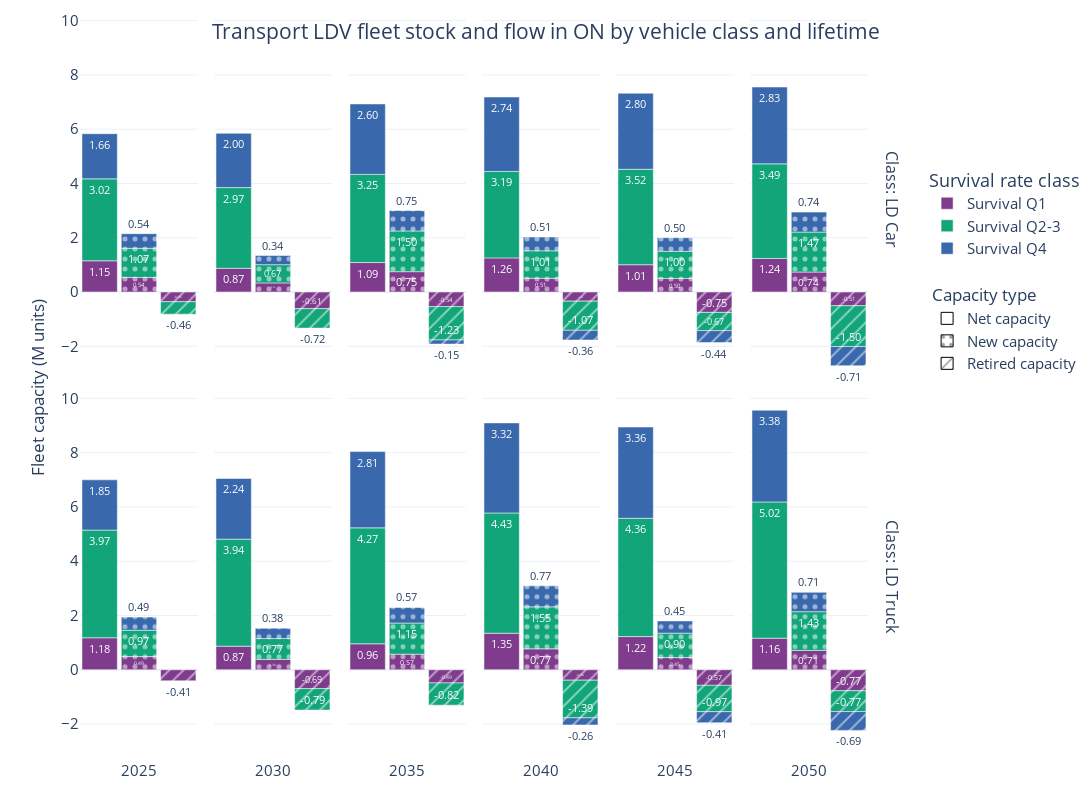

The code cell stored with this chart in its notebook:
### Code cell
def map_tech_survival(tech):
    if '_S25' in tech:
        return 'Survival Q1'
    if '_S75' in tech:
        return 'Survival Q4'
    else: return 'Survival Q2-3'

if 'lifetime' in db_name:
    net_cap['life'] = net_cap['tech'].apply(map_tech_survival)
    new_cap['life'] = new_cap['tech'].apply(map_tech_survival)
    ex_cap['life'] = ex_cap['tech'].apply(map_tech_survival)
    net_cap_group = net_cap.groupby(['mode', 'fuel', 'life', 'period'], as_index=False).sum('capacity').drop(columns='vintage').rename(columns={'period': 'vintage'})
    ex_cap_group = ex_cap.copy()
    ex_cap_group['vintage'] = 2021
    ex_cap_group = ex_cap_group.groupby(['mode', 'fuel', 'life', 'vintage', 'units'], as_index=False).sum('capacity')
    new_cap_group = new_cap.groupby(['mode', 'fuel', 'life', 'vintage'], as_index=False).sum('capacity')
    net_cap_group = net_cap_group[['mode', 'fuel', 'life', 'vintage', 'capacity']].rename(columns={'capacity': 'net capacity'})
    new_cap_group = new_cap_group[['mode', 'fuel', 'life', 'vintage', 'capacity']].rename(columns={'capacity': 'new capacity'})
    ex_cap_group = ex_cap_group[['mode', 'fuel', 'life', 'vintage', 'capacity']].rename(columns={'capacity': 'ex capacity'})

    merged_cap = net_cap_group.merge(new_cap_group, on=['mode', 'fuel', 'life', 'vintage'], how='left').merge(ex_cap_group, on=['mode', 'fuel', 'life', 'vintage'], how='left').fillna(0.)
    merged_cap = merged_cap.sort_values(by=['mode', 'fuel', 'life', 'vintage'])
    merged_cap['retired cap'] = 0.

    for _, group in merged_cap.groupby(['mode', 'fuel', 'life']):
        for i in range(1, len(group)):
            current_idx = group.index[i]
            previous_idx = group.index[i-1]

            # Calculate retired capacity as existing capacity + new capacity - net capacity of previous vintage
            merged_cap.loc[current_idx, 'retired cap'] = (
                merged_cap.loc[previous_idx, 'net capacity'] + 
                merged_cap.loc[current_idx, 'new capacity'] - 
                merged_cap.loc[current_idx, 'net capacity']
            )

    for _, group in merged_cap.groupby(['mode', 'fuel', 'life']):
        for i in range(1, len(group)):
            current_idx = group.index[i]
            previous_idx = group.index[i-1]

            # Fill the "ex capacity" for years after 2021 using the "net capacity" from the previous year
            merged_cap.loc[current_idx, 'ex capacity'] = merged_cap.loc[previous_idx, 'net capacity']

    merged_cap['retired cap'] = -merged_cap['retired cap']

    cap = merged_cap.melt(id_vars=['mode', 'fuel', 'life', 'vintage'],
                       value_vars=['net capacity', 'ex capacity', 'new capacity', 'retired cap'],
                       var_name='cap type', value_name='capacity')

    cap['capacity'] = cap['capacity'] / 1E3
    cap = cap[(abs(cap['capacity']) > 1e-3) & (
                                                (cap['mode'] == 'LD Car') |
                                                (cap['mode'] == 'LD Truck')
                                                ) & (cap['cap type'] != 'ex capacity')].reset_index(drop=True)
    cap['vintage'] = cap['vintage'].astype('str')

cap = cap.groupby(['mode', 'life', 'vintage', 'cap type'], as_index=False).sum('capacity')
fig = px.bar(cap[cap['vintage'] != "2021"], x='cap type', y='capacity', color='life', 
            pattern_shape='cap type', pattern_shape_sequence=["", ".", "/"],
            facet_col='vintage', facet_col_spacing=2E-2, 
            facet_row='mode', facet_row_spacing=1E-2,
            category_orders={"cap type": ["net capacity", "new capacity", "retired cap"],
                             "fuel": ['Gasoline', 'Diesel', 'CNG', 'BEV200', 'BEV300', 'BEV400', 'BEV500', 'HEV', 'PHEV20', 'PHEV50', 'FCEV'],
                             "life": ['Survival Q1', 'Survival Q2-3', 'Survival Q4']},
            # labels={'capacity': 'Fleet capacity (M units)', 'fuel': 'Fuel type'},
            template='plotly_white', orientation='v', color_discrete_sequence=px.colors.qualitative.Bold,
            text_auto='.2f',
            width=1200, height=800
            )

dummy_traces = [
    dict(
        name='',  # Empty legend
        x=[None], 
        y=[None], 
        marker=dict(color='rgba(0,0,0,0)'),
        showlegend=True,
        legendgroup='Blank',
        legendgrouptitle=None
    ),
    # dict(
    #     name=' ',  # Another empty legend
    #     x=[None], 
    #     y=[None], 
    #     marker=dict(color='rgba(0,0,0,0)'),
    #     showlegend=True,
    #     legendgroup='Blank',
    #     legendgrouptitle=None   
    # ),
    dict(
        name='Net capacity',
        x=[None], 
        y=[None], 
        marker=dict(
            color='rgba(0,0,0,0)',
            line=dict(color='black', width=1),  # Thin black border
            pattern_shape=""
        ),
        showlegend=True,
        legendgroup='Capacity type',
        legendgrouptitle=dict(text="Capacity type"),
    ),
    dict(
        name='New capacity',
        x=[None], 
        y=[None], 
        marker=dict(
            color='rgba(0,0,0,0)',
            line=dict(color='black', width=1),  # Thin black border
            pattern_shape="."
        ),
        showlegend=True,
        legendgroup='Capacity type',
        legendgrouptitle=None
    ),
    dict(
        name='Retired capacity',
        x=[None], 
        y=[None], 
        marker=dict(
            color='rgba(0,0,0,0)',
            line=dict(color='black', width=1),  # Thin black border
            pattern_shape="/"
        ),
        showlegend=True,
        legendgroup='Capacity type',
        legendgrouptitle=None
    )
]

for trace in dummy_traces:
    fig.add_bar(
        x=trace['x'], 
        y=trace['y'], 
        name=trace['name'], 
        marker=trace['marker'], 
        showlegend=trace['showlegend'],
        legendgroup=trace['legendgroup'],
        legendgrouptitle=trace['legendgrouptitle']
    )

fig.update_layout(
    margin=dict(
        t=10, b=10
    ),
    title=dict(
        text='Transport LDV fleet stock and flow in ON by vehicle class and lifetime',
        x=0.5, 
        y=0.97,
        xanchor='center',
        yanchor='top'
    ),
    yaxis_title_standoff=0,
    legend_title_text='Survival rate class',
    bargap=0.1,
    legend=dict(
        orientation='v',
        # entrywidth=50,
        yanchor='top',
        y=0.8,  
        xanchor='center',
        x=1.15),
    font=dict(
        size=15)
    )

fig.for_each_trace(lambda trace: trace.update(textfont=dict(size=11)))

# fig.update_xaxes(tickvals=["net capacity", "new capacity", "retired cap"],
#                  ticktext=["Net", "New", "Retired"], 
#                  tickangle=45
#                  )

for axis in fig.layout:
    if axis.startswith('xaxis'):
        fig.layout[axis].title.text = ''
        fig.layout[axis].showticklabels = False
    if axis.startswith('yaxis'):
        fig.layout[axis].title.text = ''
        fig.layout[axis].dtick = 2

for annotation in fig.layout.annotations:
    if 'mode' in annotation.text:
        annotation.text = 'Class: ' + annotation.text.split('=')[1]
        annotation.font.size = 16
        annotation.x = 1.01
        annotation.xanchor = 'center'
    else:
        annotation.text = annotation.text.split('=')[1]
        annotation.y = 0.005
        annotation.yanchor = 'top' 

shown_legends = set()
for trace in fig.data:
    trace.name = trace.name.split(",")[0]
    if trace.name not in shown_legends:
        trace.showlegend = True
        shown_legends.add(trace.name)
    else:
        trace.showlegend = False

fig.add_annotation(
    text="Fleet capacity (M units)",
    x=-0.07,
    y=0.5,
    xref="paper",
    yref="paper",
    showarrow=False,
    textangle=-90,
    font=dict(size=17))

fig.show()

fig.write_image("lifetimes_fleet_flow.svg", scale=1, engine='kaleido')
